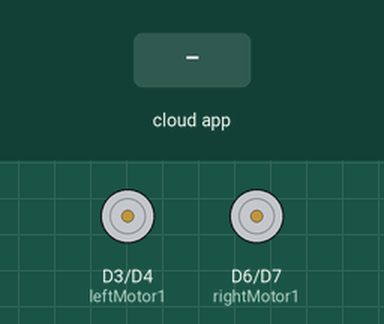
The sketch below on a simulated ESP8266 (NodeMCU). Parts: motor-driver pin pairs drawn as motors (green arrow = first pin HIGH = forward, orange = second pin HIGH = backward, longer = more drive). Inputs (shaded band) come from the test bench. WiFi joins after 1.5 s; servers stay silent unless stated; no MQTT or app messages arrive unless stated; what the sketch prints to the serial monitor is not drawn.

Above: at 5.7 s.
5.8 s: the phone or cloud app sets voicecommamnds to forward
At 6.5 s:
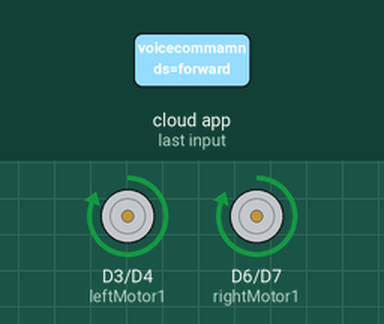
7.3 s: the phone or cloud app sets voicecommamnds to backward
At 8.4 s:
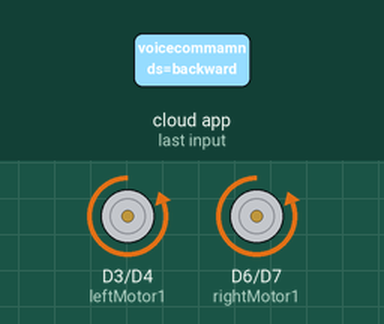
8.8 s: the phone or cloud app sets voicecommamnds to right
At 9.8 s:
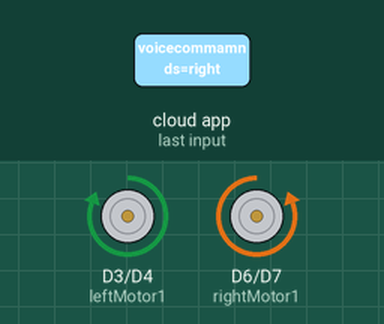
10.3 s: the phone or cloud app sets voicecommamnds to left
At 11.7 s:
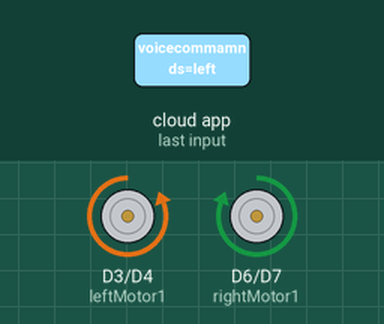
Timing chart, 0 to 12.8 s (numbered marks = the images above; inputs shaded):
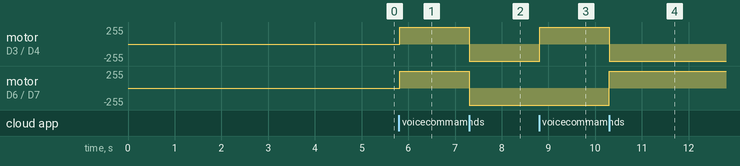

Measured:
- after the input at 5.8 s, motor on D3 (leftMotor1) / D4 (leftMotor2), motor on D6 (rightMotor1) / D7 (rightMotor2): stopped → forward 255/255 at once
- after the input at 7.3 s, motor on D3 (leftMotor1) / D4 (leftMotor2), motor on D6 (rightMotor1) / D7 (rightMotor2): forward 255/255 → backward 255/255 at once
- after the input at 8.8 s, motor on D3 (leftMotor1) / D4 (leftMotor2): backward 255/255 → forward 255/255 at once
- after the input at 10.3 s, motor on D3 (leftMotor1) / D4 (leftMotor2): forward 255/255 → backward 255/255 at once; motor on D6 (rightMotor1) / D7 (rightMotor2): backward 255/255 → forward 255/255 at once

The sketch:

voice_control_robot.ino
```cpp
#include <ESP8266WiFi.h>

#include "Adafruit_MQTT.h"
#include "Adafruit_MQTT_Client.h"

String  Myvalue;
#define AIO_SERVER      "io.adafruit.com"
#define AIO_SERVERPORT  1883
#define AIO_USERNAME  "pradeepp70"
#define AIO_KEY  "aio_btuR85L8ysHYPQ5uTDxnZuTApoWQ"
WiFiClient client;

Adafruit_MQTT_Client mqtt(&client, AIO_SERVER, AIO_SERVERPORT, AIO_USERNAME, AIO_KEY);

Adafruit_MQTT_Subscribe voicecommamnds = Adafruit_MQTT_Subscribe(&mqtt, AIO_USERNAME "/feeds/voicecommamnds");
boolean MQTT_connect();

boolean MQTT_connect() {  int8_t ret; if (mqtt.connected()) {    return true; }  uint8_t retries = 3;  while ((ret = mqtt.connect()) != 0) { mqtt.disconnect(); delay(2000);  retries--;if (retries == 0) { return false; }} return true;}
int rightMotor2 = D7;   // D7 - right Motor -
int rightMotor1 = D6;   // D8 - right Motor +
int leftMotor1 = D3; // Left motor -
int leftMotor2 = D4; //Left motor +
void setup()
{
  Myvalue = "";

Serial.begin(9600);
  pinMode(leftMotor1, OUTPUT);
  pinMode(leftMotor2, OUTPUT);
  pinMode(rightMotor1, OUTPUT);
  pinMode(rightMotor2, OUTPUT);
  digitalWrite(leftMotor1,LOW);
  digitalWrite(leftMotor2,LOW);
  digitalWrite(rightMotor1,LOW);
  digitalWrite(rightMotor2,LOW);
  WiFi.disconnect();
  delay(3000);
  Serial.println("START");
   WiFi.begin("madhavi","12345");
  while ((!(WiFi.status() == WL_CONNECTED))){
    delay(300);
    Serial.print("..");

  }
  Serial.println("Connected");
  Serial.println("Your IP is");
  Serial.println((WiFi.localIP().toString()));

  mqtt.subscribe(&voicecommamnds);

}


void loop()
{

    if (MQTT_connect()) {
      Adafruit_MQTT_Subscribe *subscription_name;
      while ((subscription_name = mqtt.readSubscription(5000))) {
        if (subscription_name == &voicecommamnds) {
          Myvalue = ((char *)voicecommamnds.lastread);
          Serial.println(Myvalue);
          if (Myvalue == "forward") {
            Serial.println("Forward");
          forwardMotor();
          }
          if (Myvalue == "backward") {
            Serial.println("backward");
            reverseMotor();
          }
          if (Myvalue == "right") {
            Serial.println("right");
             rightMotor();
          }
          if (Myvalue == "left") {
            Serial.println("left");
            leftMotor();
          }
          if (Myvalue == "stop") {
            Serial.println("stop");
            stopMotor();
          }

        }

      }

    }

}

void forwardMotor(void)
{
  digitalWrite(leftMotor1,HIGH);
  digitalWrite(leftMotor2,LOW);
  digitalWrite(rightMotor1,HIGH);
  digitalWrite(rightMotor2,LOW);
}

/* command motor backward */
void reverseMotor(void)
{
  digitalWrite(leftMotor1,LOW);
  digitalWrite(leftMotor2,HIGH);
  digitalWrite(rightMotor1,LOW);
  digitalWrite(rightMotor2,HIGH);
}

/* command motor turn left */
void leftMotor(void)
{

  digitalWrite(leftMotor1,LOW);
  digitalWrite(leftMotor2,HIGH);
  digitalWrite(rightMotor1,HIGH);
  digitalWrite(rightMotor2,LOW);
}

/* command motor turn right */
void rightMotor(void)
{

  digitalWrite(leftMotor1,HIGH);
  digitalWrite(leftMotor2,LOW);
  digitalWrite(rightMotor1,LOW);
  digitalWrite(rightMotor2,HIGH);
}

/* command motor stop */
void stopMotor(void)
{
  digitalWrite(leftMotor1,LOW);
  digitalWrite(leftMotor2,LOW);
  digitalWrite(rightMotor1,LOW);
  digitalWrite(rightMotor2,LOW);
}
```
